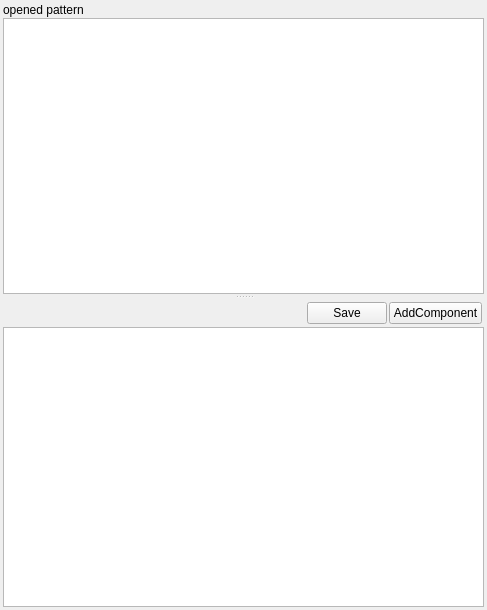
<?xml version="1.0" encoding="UTF-8"?>
<ui version="4.0">
 <class>EntityEditor</class>
 <widget class="QDockWidget" name="EntityEditor">
  <property name="geometry">
   <rect>
    <x>0</x>
    <y>0</y>
    <width>487</width>
    <height>610</height>
   </rect>
  </property>
  <property name="floating">
   <bool>true</bool>
  </property>
  <property name="allowedAreas">
   <set>Qt::AllDockWidgetAreas</set>
  </property>
  <property name="windowTitle">
   <string>EntityEditor</string>
  </property>
  <widget class="QWidget" name="centralWidget">
   <layout class="QVBoxLayout" name="verticalLayout">
    <property name="spacing">
     <number>0</number>
    </property>
    <property name="leftMargin">
     <number>0</number>
    </property>
    <property name="topMargin">
     <number>0</number>
    </property>
    <property name="rightMargin">
     <number>0</number>
    </property>
    <property name="bottomMargin">
     <number>0</number>
    </property>
    <item>
     <widget class="QWidget" name="widget" native="true">
      <layout class="QVBoxLayout" name="verticalLayout_4">
       <property name="spacing">
        <number>1</number>
       </property>
       <property name="leftMargin">
        <number>2</number>
       </property>
       <property name="topMargin">
        <number>2</number>
       </property>
       <property name="rightMargin">
        <number>2</number>
       </property>
       <property name="bottomMargin">
        <number>2</number>
       </property>
       <item>
        <widget class="QSplitter" name="splitter">
         <property name="orientation">
          <enum>Qt::Vertical</enum>
         </property>
         <widget class="QWidget" name="widget_3" native="true">
          <layout class="QVBoxLayout" name="verticalLayout_3">
           <property name="spacing">
            <number>1</number>
           </property>
           <property name="leftMargin">
            <number>1</number>
           </property>
           <property name="topMargin">
            <number>1</number>
           </property>
           <property name="rightMargin">
            <number>1</number>
           </property>
           <property name="bottomMargin">
            <number>1</number>
           </property>
           <item>
            <widget class="QLabel" name="labelPatternName">
             <property name="text">
              <string>opened pattern</string>
             </property>
            </widget>
           </item>
           <item>
            <widget class="QTreeView" name="treeView"/>
           </item>
          </layout>
         </widget>
         <widget class="QWidget" name="widget_2" native="true">
          <layout class="QVBoxLayout" name="verticalLayout_2">
           <property name="spacing">
            <number>1</number>
           </property>
           <property name="leftMargin">
            <number>1</number>
           </property>
           <property name="topMargin">
            <number>1</number>
           </property>
           <property name="rightMargin">
            <number>1</number>
           </property>
           <property name="bottomMargin">
            <number>1</number>
           </property>
           <item>
            <widget class="QWidget" name="widget_4" native="true">
             <layout class="QHBoxLayout" name="horizontalLayout">
              <property name="spacing">
               <number>2</number>
              </property>
              <property name="leftMargin">
               <number>2</number>
              </property>
              <property name="topMargin">
               <number>2</number>
              </property>
              <property name="rightMargin">
               <number>2</number>
              </property>
              <property name="bottomMargin">
               <number>2</number>
              </property>
              <item>
               <spacer name="horizontalSpacer">
                <property name="orientation">
                 <enum>Qt::Horizontal</enum>
                </property>
                <property name="sizeHint" stdset="0">
                 <size>
                  <width>40</width>
                  <height>20</height>
                 </size>
                </property>
               </spacer>
              </item>
              <item>
               <widget class="QPushButton" name="pushButtonSave">
                <property name="text">
                 <string>Save</string>
                </property>
               </widget>
              </item>
              <item>
               <widget class="QPushButton" name="pushButton">
                <property name="text">
                 <string>AddComponent</string>
                </property>
               </widget>
              </item>
             </layout>
            </widget>
           </item>
           <item>
            <widget class="QTreeView" name="treeViewDetails"/>
           </item>
          </layout>
         </widget>
        </widget>
       </item>
      </layout>
     </widget>
    </item>
   </layout>
  </widget>
 </widget>
 <layoutdefault spacing="6" margin="11"/>
 <resources>
  <include location="../../Shared/Resources/icons.qrc"/>
 </resources>
 <connections/>
</ui>
